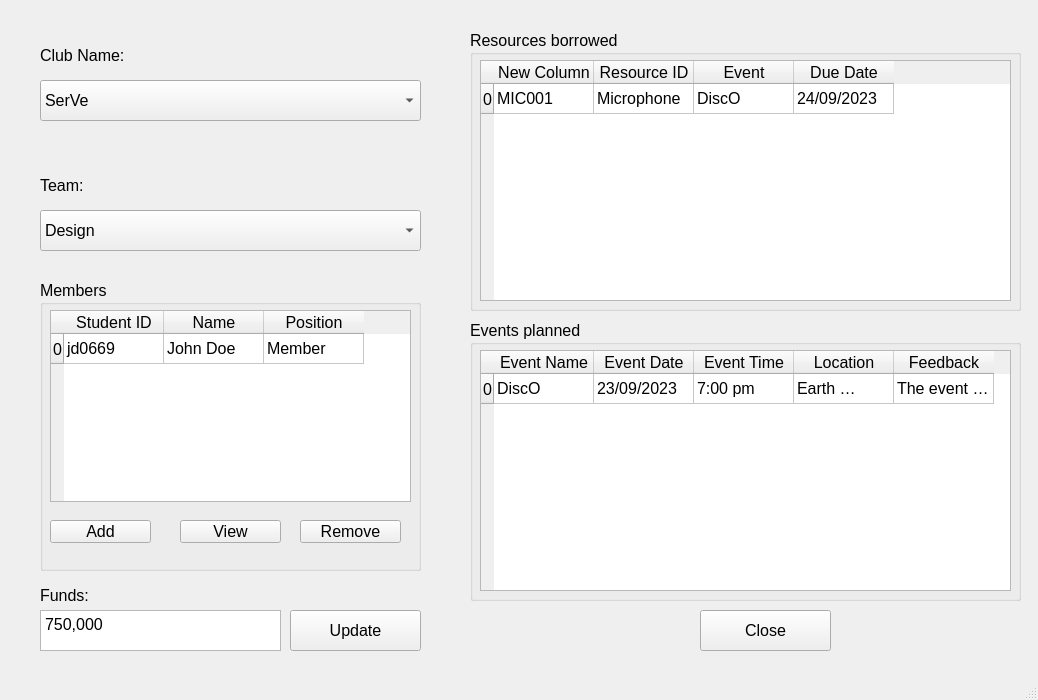
<?xml version="1.0" encoding="UTF-8"?>
<ui version="4.0">
 <class>club_information</class>
 <widget class="QMainWindow" name="club_information">
  <property name="geometry">
   <rect>
    <x>0</x>
    <y>0</y>
    <width>1038</width>
    <height>700</height>
   </rect>
  </property>
  <property name="windowTitle">
   <string>Club Information</string>
  </property>
  <widget class="QWidget" name="centralwidget">
   <widget class="QLabel" name="club_name_label">
    <property name="geometry">
     <rect>
      <x>40</x>
      <y>40</y>
      <width>121</width>
      <height>31</height>
     </rect>
    </property>
    <property name="font">
     <font>
      <pointsize>12</pointsize>
     </font>
    </property>
    <property name="text">
     <string>Club Name:</string>
    </property>
   </widget>
   <widget class="QComboBox" name="club_combo_box">
    <property name="geometry">
     <rect>
      <x>40</x>
      <y>80</y>
      <width>381</width>
      <height>41</height>
     </rect>
    </property>
    <property name="font">
     <font>
      <pointsize>12</pointsize>
     </font>
    </property>
    <item>
     <property name="text">
      <string>SerVe</string>
     </property>
    </item>
   </widget>
   <widget class="QLabel" name="team_label">
    <property name="geometry">
     <rect>
      <x>40</x>
      <y>170</y>
      <width>121</width>
      <height>31</height>
     </rect>
    </property>
    <property name="font">
     <font>
      <pointsize>12</pointsize>
     </font>
    </property>
    <property name="text">
     <string>Team:</string>
    </property>
   </widget>
   <widget class="QComboBox" name="team_combo_box">
    <property name="geometry">
     <rect>
      <x>40</x>
      <y>210</y>
      <width>381</width>
      <height>41</height>
     </rect>
    </property>
    <property name="font">
     <font>
      <pointsize>12</pointsize>
     </font>
    </property>
    <item>
     <property name="text">
      <string>Design</string>
     </property>
    </item>
   </widget>
   <widget class="QGroupBox" name="member_group_box">
    <property name="geometry">
     <rect>
      <x>40</x>
      <y>280</y>
      <width>381</width>
      <height>291</height>
     </rect>
    </property>
    <property name="font">
     <font>
      <pointsize>12</pointsize>
     </font>
    </property>
    <property name="title">
     <string>Members</string>
    </property>
    <widget class="QTableWidget" name="members_table">
     <property name="geometry">
      <rect>
       <x>10</x>
       <y>30</y>
       <width>361</width>
       <height>192</height>
      </rect>
     </property>
     <property name="font">
      <font>
       <pointsize>12</pointsize>
      </font>
     </property>
     <row>
      <property name="text">
       <string>0</string>
      </property>
     </row>
     <column>
      <property name="text">
       <string>Student ID</string>
      </property>
     </column>
     <column>
      <property name="text">
       <string>Name</string>
      </property>
     </column>
     <column>
      <property name="text">
       <string>Position</string>
      </property>
     </column>
     <item row="0" column="0">
      <property name="text">
       <string>jd0669</string>
      </property>
     </item>
     <item row="0" column="1">
      <property name="text">
       <string>John Doe</string>
      </property>
     </item>
     <item row="0" column="2">
      <property name="text">
       <string>Member</string>
      </property>
     </item>
    </widget>
    <widget class="QPushButton" name="add_member_btn">
     <property name="geometry">
      <rect>
       <x>10</x>
       <y>240</y>
       <width>101</width>
       <height>23</height>
      </rect>
     </property>
     <property name="text">
      <string>Add</string>
     </property>
    </widget>
    <widget class="QPushButton" name="add_member_btn_2">
     <property name="geometry">
      <rect>
       <x>140</x>
       <y>240</y>
       <width>101</width>
       <height>23</height>
      </rect>
     </property>
     <property name="text">
      <string>View</string>
     </property>
    </widget>
    <widget class="QPushButton" name="remove_member_btn">
     <property name="geometry">
      <rect>
       <x>260</x>
       <y>240</y>
       <width>101</width>
       <height>23</height>
      </rect>
     </property>
     <property name="text">
      <string>Remove</string>
     </property>
    </widget>
   </widget>
   <widget class="QTextEdit" name="funds_text_edit">
    <property name="geometry">
     <rect>
      <x>40</x>
      <y>610</y>
      <width>241</width>
      <height>41</height>
     </rect>
    </property>
    <property name="font">
     <font>
      <pointsize>12</pointsize>
     </font>
    </property>
    <property name="verticalScrollBarPolicy">
     <enum>Qt::ScrollBarAlwaysOff</enum>
    </property>
    <property name="horizontalScrollBarPolicy">
     <enum>Qt::ScrollBarAlwaysOff</enum>
    </property>
    <property name="html">
     <string>&lt;!DOCTYPE HTML PUBLIC &quot;-//W3C//DTD HTML 4.0//EN&quot; &quot;http://www.w3.org/TR/REC-html40/strict.dtd&quot;&gt;
&lt;html&gt;&lt;head&gt;&lt;meta name=&quot;qrichtext&quot; content=&quot;1&quot; /&gt;&lt;style type=&quot;text/css&quot;&gt;
p, li { white-space: pre-wrap; }
&lt;/style&gt;&lt;/head&gt;&lt;body style=&quot; font-family:'MS Shell Dlg 2'; font-size:12pt; font-weight:400; font-style:normal;&quot;&gt;
&lt;p style=&quot; margin-top:0px; margin-bottom:0px; margin-left:0px; margin-right:0px; -qt-block-indent:0; text-indent:0px;&quot;&gt;&lt;span style=&quot; font-size:12pt;&quot;&gt;750,000&lt;/span&gt;&lt;/p&gt;&lt;/body&gt;&lt;/html&gt;</string>
    </property>
   </widget>
   <widget class="QLabel" name="funds_label">
    <property name="geometry">
     <rect>
      <x>40</x>
      <y>580</y>
      <width>141</width>
      <height>31</height>
     </rect>
    </property>
    <property name="font">
     <font>
      <pointsize>12</pointsize>
     </font>
    </property>
    <property name="text">
     <string>Funds:</string>
    </property>
   </widget>
   <widget class="QGroupBox" name="resources_borrowed_group_box">
    <property name="geometry">
     <rect>
      <x>470</x>
      <y>30</y>
      <width>551</width>
      <height>281</height>
     </rect>
    </property>
    <property name="font">
     <font>
      <pointsize>12</pointsize>
     </font>
    </property>
    <property name="title">
     <string>Resources borrowed</string>
    </property>
    <widget class="QTableWidget" name="resources_borrowed_tbl">
     <property name="geometry">
      <rect>
       <x>10</x>
       <y>30</y>
       <width>531</width>
       <height>241</height>
      </rect>
     </property>
     <property name="font">
      <font>
       <pointsize>12</pointsize>
      </font>
     </property>
     <row>
      <property name="text">
       <string>0</string>
      </property>
     </row>
     <column>
      <property name="text">
       <string>New Column</string>
      </property>
     </column>
     <column>
      <property name="text">
       <string>Resource ID</string>
      </property>
     </column>
     <column>
      <property name="text">
       <string>Event</string>
      </property>
     </column>
     <column>
      <property name="text">
       <string>Due Date</string>
      </property>
     </column>
     <item row="0" column="0">
      <property name="text">
       <string>MIC001</string>
      </property>
     </item>
     <item row="0" column="1">
      <property name="text">
       <string>Microphone</string>
      </property>
     </item>
     <item row="0" column="2">
      <property name="text">
       <string>DiscO</string>
      </property>
     </item>
     <item row="0" column="3">
      <property name="text">
       <string>24/09/2023</string>
      </property>
     </item>
    </widget>
   </widget>
   <widget class="QGroupBox" name="events_planned_group_box">
    <property name="geometry">
     <rect>
      <x>470</x>
      <y>320</y>
      <width>551</width>
      <height>281</height>
     </rect>
    </property>
    <property name="font">
     <font>
      <pointsize>12</pointsize>
     </font>
    </property>
    <property name="title">
     <string>Events planned</string>
    </property>
    <widget class="QTableWidget" name="events_planned_tbl">
     <property name="geometry">
      <rect>
       <x>10</x>
       <y>30</y>
       <width>531</width>
       <height>241</height>
      </rect>
     </property>
     <property name="font">
      <font>
       <pointsize>12</pointsize>
      </font>
     </property>
     <property name="wordWrap">
      <bool>true</bool>
     </property>
     <row>
      <property name="text">
       <string>0</string>
      </property>
     </row>
     <column>
      <property name="text">
       <string>Event Name</string>
      </property>
     </column>
     <column>
      <property name="text">
       <string>Event Date</string>
      </property>
     </column>
     <column>
      <property name="text">
       <string>Event Time</string>
      </property>
     </column>
     <column>
      <property name="text">
       <string>Location</string>
      </property>
     </column>
     <column>
      <property name="text">
       <string>Feedback</string>
      </property>
     </column>
     <item row="0" column="0">
      <property name="text">
       <string>DiscO</string>
      </property>
     </item>
     <item row="0" column="1">
      <property name="text">
       <string>23/09/2023</string>
      </property>
     </item>
     <item row="0" column="2">
      <property name="text">
       <string>7:00 pm</string>
      </property>
     </item>
     <item row="0" column="3">
      <property name="text">
       <string>Earth Courtyard</string>
      </property>
     </item>
     <item row="0" column="4">
      <property name="text">
       <string>The event went smoothly as we secured one of the most</string>
      </property>
     </item>
    </widget>
   </widget>
   <widget class="QPushButton" name="update_funds_btn">
    <property name="geometry">
     <rect>
      <x>290</x>
      <y>610</y>
      <width>131</width>
      <height>41</height>
     </rect>
    </property>
    <property name="font">
     <font>
      <pointsize>12</pointsize>
     </font>
    </property>
    <property name="text">
     <string>Update</string>
    </property>
   </widget>
   <widget class="QPushButton" name="close_btn">
    <property name="geometry">
     <rect>
      <x>700</x>
      <y>610</y>
      <width>131</width>
      <height>41</height>
     </rect>
    </property>
    <property name="font">
     <font>
      <pointsize>12</pointsize>
     </font>
    </property>
    <property name="text">
     <string>Close</string>
    </property>
   </widget>
  </widget>
  <widget class="QMenuBar" name="menubar">
   <property name="geometry">
    <rect>
     <x>0</x>
     <y>0</y>
     <width>1038</width>
     <height>21</height>
    </rect>
   </property>
  </widget>
  <widget class="QStatusBar" name="statusbar"/>
 </widget>
 <resources/>
 <connections/>
</ui>
